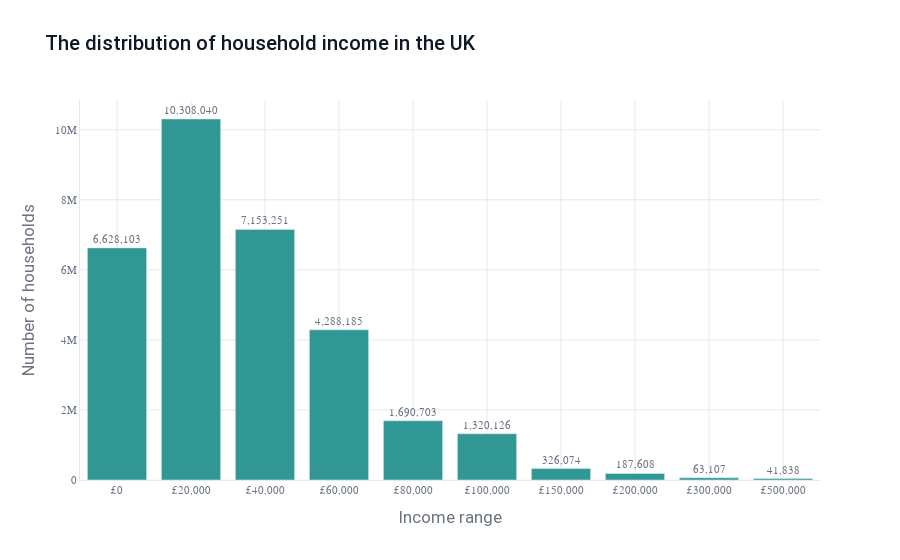

Notebook code cell kept with this figure:
### Markdown cell above
# Getting started

In this notebook, we'll walk through how to use the PolicyEngine.py package to run simulations and produce analyses. We'll start with a basic analysis in the UK that doesn't use any databases, and then start saving and loading things into a database.

## Running a baseline simulation

To start, let's run through a simulation of the UK, and create a chart of the distribution of household income.

### Code cell
import plotly.graph_objects as go

from policyengine.models import (
    Aggregate,
    Simulation,
    policyengine_uk_latest_version,
    policyengine_uk_model,
)
from policyengine.utils.charts import add_fonts, format_figure
from policyengine.utils.datasets import create_uk_dataset

# Load the dataset

uk_dataset = create_uk_dataset()

# Create and run the simulation


sim = Simulation(
    dataset=uk_dataset,
    model=policyengine_uk_model,
    model_version=policyengine_uk_latest_version,
)

sim.run()

# Extract aggregates for household income ranges

income_ranges = [
    0,
    20000,
    40000,
    60000,
    80000,
    100000,
    150000,
    200000,
    300000,
    500000,
    1_000_000,
]
aggregates = []
for i in range(len(income_ranges) - 1):
    aggregates.append(
        Aggregate(
            entity="household",
            variable_name="hbai_household_net_income",
            aggregate_function="count",
            filter_variable_name="hbai_household_net_income",
            filter_variable_geq=income_ranges[i],
            filter_variable_leq=income_ranges[i + 1],
            simulation=sim,
        )
    )

aggregates = Aggregate.run(aggregates)

# Create the bar chart

fig = go.Figure(
    data=[
        go.Bar(
            x=[f"£{inc:,}" for inc in income_ranges[:-1]],
            y=[agg.value for agg in aggregates],
        )
    ]
)

# Apply formatting

format_figure(
    fig,
    title="The distribution of household income in the UK",
    x_title="Income range",
    y_title="Number of households",
)

### Figure 1 — Plotly figure (JSON) as saved in the notebook; plotly's stock layout.template omitted (floating-point values rounded to 4 significant figures)
{"data": [{"marker": {"color": "#319795"}, "textfont": {"color": "#6B7280", "family": "Roboto Mono, monospace", "size": 11}, "textposition": "outside", "texttemplate": "%{y:,.0f}", "type": "bar", "x": ["£0", "£20,000", "£40,000", "£60,000", "£80,000", "£100,000", "£150,000", "£200,000", "£300,000", "£500,000"], "y": [6628000.0, 10310000.0, 7153000.0, 4288000.0, 1691000.0, 1320000.0, 326100.0, 187600.0, 63110.0, 41840.0]}], "layout": {"font": {"color": "#101828", "family": "Roboto, sans-serif", "size": 14}, "hoverlabel": {"bgcolor": "white", "bordercolor": "#81E6D9", "font": {"family": "Roboto Mono, monospace", "size": 12}}, "hovermode": "x unified", "paper_bgcolor": "white", "plot_bgcolor": "white", "showlegend": false, "title": {"font": {"color": "#101828", "family": "Roboto, sans-serif", "size": 20, "weight": 500}, "text": "The distribution of household income in the UK"}, "xaxis": {"gridcolor": "#E2E8F0", "gridwidth": 1, "linecolor": "#E2E8F0", "linewidth": 1, "mirror": false, "showgrid": true, "showline": true, "tickfont": {"color": "#6B7280", "family": "Roboto Mono, monospace", "size": 11}, "title": {"font": {"color": "#6B7280"}, "text": "Income range"}, "zeroline": true, "zerolinecolor": "#F2F4F7", "zerolinewidth": 1}, "yaxis": {"gridcolor": "#E2E8F0", "gridwidth": 1, "linecolor": "#E2E8F0", "linewidth": 1, "mirror": false, "showgrid": true, "showline": true, "tickfont": {"color": "#6B7280", "family": "Roboto Mono, monospace", "size": 11}, "title": {"font": {"color": "#6B7280"}, "text": "Number of households"}, "zeroline": true, "zerolinecolor": "#F2F4F7", "zerolinewidth": 1}}}
